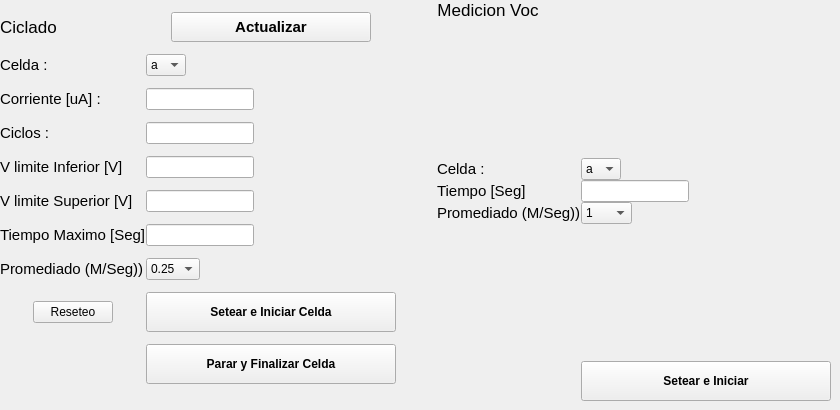
         <widget class="QWidget" name="tab">
          <property name="enabled">
           <bool>true</bool>
          </property>
          <property name="maximumSize">
           <size>
            <width>1827</width>
            <height>556</height>
           </size>
          </property>
          <attribute name="title">
           <string>Configuración</string>
          </attribute>
          <widget class="QWidget" name="horizontalLayoutWidget">
           <property name="geometry">
            <rect>
             <x>0</x>
             <y>0</y>
             <width>831</width>
             <height>401</height>
            </rect>
           </property>
           <layout class="QHBoxLayout" name="horizontalLayout_4">
            <item>
             <layout class="QGridLayout" name="gridLayout_2">
              <property name="sizeConstraint">
               <enum>QLayout::SetFixedSize</enum>
              </property>
              <property name="leftMargin">
               <number>0</number>
              </property>
              <property name="topMargin">
               <number>0</number>
              </property>
              <property name="rightMargin">
               <number>0</number>
              </property>
              <property name="bottomMargin">
               <number>0</number>
              </property>
              <property name="spacing">
               <number>0</number>
              </property>
              <item row="8" column="1">
               <widget class="QPushButton" name="BotSetearC">
                <property name="sizePolicy">
                 <sizepolicy hsizetype="Fixed" vsizetype="Maximum">
                  <horstretch>0</horstretch>
                  <verstretch>0</verstretch>
                 </sizepolicy>
                </property>
                <property name="minimumSize">
                 <size>
                  <width>250</width>
                  <height>40</height>
                 </size>
                </property>
                <property name="font">
                 <font>
                  <weight>75</weight>
                  <bold>true</bold>
                 </font>
                </property>
                <property name="text">
                 <string>Setear e Iniciar Celda</string>
                </property>
               </widget>
              </item>
              <item row="8" column="0" alignment="Qt::AlignHCenter">
               <widget class="QPushButton" name="pushButton_2">
                <property name="sizePolicy">
                 <sizepolicy hsizetype="Fixed" vsizetype="Fixed">
                  <horstretch>0</horstretch>
                  <verstretch>0</verstretch>
                 </sizepolicy>
                </property>
                <property name="text">
                 <string>Reseteo</string>
                </property>
               </widget>
              </item>
              <item row="2" column="1">
               <widget class="QLineEdit" name="LinEdCorri">
                <property name="sizePolicy">
                 <sizepolicy hsizetype="Fixed" vsizetype="Fixed">
                  <horstretch>0</horstretch>
                  <verstretch>0</verstretch>
                 </sizepolicy>
                </property>
                <property name="text">
                 <string/>
                </property>
               </widget>
              </item>
              <item row="1" column="0">
               <widget class="QLabel" name="label_2">
                <property name="font">
                 <font>
                  <pointsize>11</pointsize>
                 </font>
                </property>
                <property name="text">
                 <string>Celda : </string>
                </property>
               </widget>
              </item>
              <item row="3" column="0">
               <widget class="QLabel" name="label_5">
                <property name="font">
                 <font>
                  <pointsize>11</pointsize>
                 </font>
                </property>
                <property name="text">
                 <string>Ciclos : </string>
                </property>
               </widget>
              </item>
              <item row="0" column="1" alignment="Qt::AlignHCenter|Qt::AlignVCenter">
               <widget class="QPushButton" name="pushButton">
                <property name="sizePolicy">
                 <sizepolicy hsizetype="Maximum" vsizetype="Maximum">
                  <horstretch>0</horstretch>
                  <verstretch>0</verstretch>
                 </sizepolicy>
                </property>
                <property name="minimumSize">
                 <size>
                  <width>200</width>
                  <height>30</height>
                 </size>
                </property>
                <property name="maximumSize">
                 <size>
                  <width>16777215</width>
                  <height>20</height>
                 </size>
                </property>
                <property name="font">
                 <font>
                  <pointsize>11</pointsize>
                  <weight>75</weight>
                  <bold>true</bold>
                 </font>
                </property>
                <property name="text">
                 <string>Actualizar</string>
                </property>
               </widget>
              </item>
              <item row="4" column="1">
               <widget class="QLineEdit" name="LinEdVLInf">
                <property name="sizePolicy">
                 <sizepolicy hsizetype="Fixed" vsizetype="Fixed">
                  <horstretch>0</horstretch>
                  <verstretch>0</verstretch>
                 </sizepolicy>
                </property>
               </widget>
              </item>
              <item row="7" column="0">
               <widget class="QLabel" name="label_9">
                <property name="sizePolicy">
                 <sizepolicy hsizetype="Fixed" vsizetype="Preferred">
                  <horstretch>0</horstretch>
                  <verstretch>0</verstretch>
                 </sizepolicy>
                </property>
                <property name="font">
                 <font>
                  <pointsize>11</pointsize>
                 </font>
                </property>
                <property name="text">
                 <string>Promediado (M/Seg))</string>
                </property>
               </widget>
              </item>
              <item row="5" column="0">
               <widget class="QLabel" name="label_7">
                <property name="font">
                 <font>
                  <pointsize>11</pointsize>
                 </font>
                </property>
                <property name="text">
                 <string>V limite Superior [V]</string>
                </property>
               </widget>
              </item>
              <item row="0" column="0">
               <widget class="QLabel" name="label_10">
                <property name="sizePolicy">
                 <sizepolicy hsizetype="Fixed" vsizetype="Fixed">
                  <horstretch>0</horstretch>
                  <verstretch>0</verstretch>
                 </sizepolicy>
                </property>
                <property name="font">
                 <font>
                  <pointsize>13</pointsize>
                 </font>
                </property>
                <property name="text">
                 <string>Ciclado</string>
                </property>
                <property name="alignment">
                 <set>Qt::AlignCenter</set>
                </property>
               </widget>
              </item>
              <item row="9" column="0">
               <spacer name="horizontalSpacer_4">
                <property name="orientation">
                 <enum>Qt::Horizontal</enum>
                </property>
                <property name="sizeHint" stdset="0">
                 <size>
                  <width>40</width>
                  <height>20</height>
                 </size>
                </property>
               </spacer>
              </item>
              <item row="3" column="1">
               <widget class="QLineEdit" name="LinEdCiclos">
                <property name="sizePolicy">
                 <sizepolicy hsizetype="Fixed" vsizetype="Fixed">
                  <horstretch>0</horstretch>
                  <verstretch>0</verstretch>
                 </sizepolicy>
                </property>
               </widget>
              </item>
              <item row="6" column="0">
               <widget class="QLabel" name="label_8">
                <property name="font">
                 <font>
                  <pointsize>11</pointsize>
                 </font>
                </property>
                <property name="text">
                 <string>Tiempo Maximo [Seg]</string>
                </property>
               </widget>
              </item>
              <item row="6" column="1">
               <widget class="QLineEdit" name="LinEdTMax">
                <property name="sizePolicy">
                 <sizepolicy hsizetype="Fixed" vsizetype="Fixed">
                  <horstretch>0</horstretch>
                  <verstretch>0</verstretch>
                 </sizepolicy>
                </property>
               </widget>
              </item>
              <item row="2" column="0">
               <widget class="QLabel" name="label_3">
                <property name="font">
                 <font>
                  <pointsize>11</pointsize>
                 </font>
                </property>
                <property name="text">
                 <string>Corriente [uA] :</string>
                </property>
               </widget>
              </item>
              <item row="9" column="1">
               <widget class="QPushButton" name="BotStop">
                <property name="sizePolicy">
                 <sizepolicy hsizetype="Fixed" vsizetype="Maximum">
                  <horstretch>0</horstretch>
                  <verstretch>0</verstretch>
                 </sizepolicy>
                </property>
                <property name="minimumSize">
                 <size>
                  <width>250</width>
                  <height>40</height>
                 </size>
                </property>
                <property name="font">
                 <font>
                  <weight>75</weight>
                  <bold>true</bold>
                 </font>
                </property>
                <property name="text">
                 <string>Parar y Finalizar Celda</string>
                </property>
               </widget>
              </item>
              <item row="5" column="1">
               <widget class="QLineEdit" name="LinEdVLSup">
                <property name="sizePolicy">
                 <sizepolicy hsizetype="Fixed" vsizetype="Fixed">
                  <horstretch>0</horstretch>
                  <verstretch>0</verstretch>
                 </sizepolicy>
                </property>
               </widget>
              </item>
              <item row="7" column="1">
               <widget class="QComboBox" name="cmbProm">
                <property name="sizePolicy">
                 <sizepolicy hsizetype="Fixed" vsizetype="Fixed">
                  <horstretch>0</horstretch>
                  <verstretch>0</verstretch>
                 </sizepolicy>
                </property>
                <item>
                 <property name="text">
                  <string>0.25</string>
                 </property>
                </item>
                <item>
                 <property name="text">
                  <string>0.5</string>
                 </property>
                </item>
                <item>
                 <property name="text">
                  <string>1</string>
                 </property>
                </item>
                <item>
                 <property name="text">
                  <string>5</string>
                 </property>
                </item>
                <item>
                 <property name="text">
                  <string>10</string>
                 </property>
                </item>
                <item>
                 <property name="text">
                  <string>25</string>
                 </property>
                </item>
                <item>
                 <property name="text">
                  <string>50</string>
                 </property>
                </item>
                <item>
                 <property name="text">
                  <string>100</string>
                 </property>
                </item>
               </widget>
              </item>
              <item row="1" column="1">
               <widget class="QComboBox" name="cmbCelC">
                <property name="sizePolicy">
                 <sizepolicy hsizetype="Fixed" vsizetype="Fixed">
                  <horstretch>0</horstretch>
                  <verstretch>0</verstretch>
                 </sizepolicy>
                </property>
                <item>
                 <property name="text">
                  <string>a</string>
                 </property>
                </item>
                <item>
                 <property name="text">
                  <string>b</string>
                 </property>
                </item>
                <item>
                 <property name="text">
                  <string>c</string>
                 </property>
                </item>
                <item>
                 <property name="text">
                  <string>d</string>
                 </property>
                </item>
                <item>
                 <property name="text">
                  <string>e</string>
                 </property>
                </item>
                <item>
                 <property name="text">
                  <string>f</string>
                 </property>
                </item>
                <item>
                 <property name="text">
                  <string>g</string>
                 </property>
                </item>
                <item>
                 <property name="text">
                  <string>h</string>
                 </property>
                </item>
                <item>
                 <property name="text">
                  <string>i</string>
                 </property>
                </item>
                <item>
                 <property name="text">
                  <string>j</string>
                 </property>
                </item>
                <item>
                 <property name="text">
                  <string>k</string>
                 </property>
                </item>
                <item>
                 <property name="text">
                  <string>l</string>
                 </property>
                </item>
                <item>
                 <property name="text">
                  <string>m</string>
                 </property>
                </item>
                <item>
                 <property name="text">
                  <string>n</string>
                 </property>
                </item>
                <item>
                 <property name="text">
                  <string>o</string>
                 </property>
                </item>
                <item>
                 <property name="text">
                  <string>p</string>
                 </property>
                </item>
               </widget>
              </item>
              <item row="4" column="0">
               <widget class="QLabel" name="label_6">
                <property name="font">
                 <font>
                  <pointsize>11</pointsize>
                 </font>
                </property>
                <property name="text">
                 <string>V limite Inferior [V]</string>
                </property>
               </widget>
              </item>
             </layout>
            </item>
            <item>
             <spacer name="horizontalSpacer_3">
              <property name="orientation">
               <enum>Qt::Horizontal</enum>
              </property>
              <property name="sizeHint" stdset="0">
               <size>
                <width>40</width>
                <height>20</height>
               </size>
              </property>
             </spacer>
            </item>
            <item>
             <layout class="QGridLayout" name="gridLayout_7">
              <property name="sizeConstraint">
               <enum>QLayout::SetFixedSize</enum>
              </property>
              <property name="leftMargin">
               <number>0</number>
              </property>
              <property name="topMargin">
               <number>0</number>
              </property>
              <property name="rightMargin">
               <number>0</number>
              </property>
              <property name="bottomMargin">
               <number>0</number>
              </property>
              <property name="spacing">
               <number>0</number>
              </property>
              <item row="2" column="0">
               <widget class="QLabel" name="label_28">
                <property name="font">
                 <font>
                  <pointsize>11</pointsize>
                 </font>
                </property>
                <property name="text">
                 <string>Celda : </string>
                </property>
               </widget>
              </item>
              <item row="3" column="0">
               <widget class="QLabel" name="label_36">
                <property name="sizePolicy">
                 <sizepolicy hsizetype="Fixed" vsizetype="Preferred">
                  <horstretch>0</horstretch>
                  <verstretch>0</verstretch>
                 </sizepolicy>
                </property>
                <property name="font">
                 <font>
                  <pointsize>11</pointsize>
                 </font>
                </property>
                <property name="text">
                 <string>Tiempo [Seg]</string>
                </property>
               </widget>
              </item>
              <item row="3" column="1">
               <widget class="QLineEdit" name="LinEdTiemV">
                <property name="sizePolicy">
                 <sizepolicy hsizetype="Fixed" vsizetype="Fixed">
                  <horstretch>0</horstretch>
                  <verstretch>0</verstretch>
                 </sizepolicy>
                </property>
               </widget>
              </item>
              <item row="4" column="0">
               <widget class="QLabel" name="label_35">
                <property name="sizePolicy">
                 <sizepolicy hsizetype="Fixed" vsizetype="Preferred">
                  <horstretch>0</horstretch>
                  <verstretch>0</verstretch>
                 </sizepolicy>
                </property>
                <property name="font">
                 <font>
                  <pointsize>11</pointsize>
                 </font>
                </property>
                <property name="text">
                 <string>Promediado (M/Seg))</string>
                </property>
               </widget>
              </item>
              <item row="4" column="1">
               <widget class="QComboBox" name="cmbPromV">
                <property name="sizePolicy">
                 <sizepolicy hsizetype="Fixed" vsizetype="Fixed">
                  <horstretch>0</horstretch>
                  <verstretch>0</verstretch>
                 </sizepolicy>
                </property>
                <item>
                 <property name="text">
                  <string>1</string>
                 </property>
                </item>
                <item>
                 <property name="text">
                  <string>10</string>
                 </property>
                </item>
                <item>
                 <property name="text">
                  <string>20</string>
                 </property>
                </item>
                <item>
                 <property name="text">
                  <string>50</string>
                 </property>
                </item>
                <item>
                 <property name="text">
                  <string>99</string>
                 </property>
                </item>
                <item>
                 <property name="text">
                  <string>100</string>
                 </property>
                </item>
               </widget>
              </item>
              <item row="6" column="1">
               <widget class="QPushButton" name="BotSetearV">
                <property name="enabled">
                 <bool>true</bool>
                </property>
                <property name="sizePolicy">
                 <sizepolicy hsizetype="Fixed" vsizetype="Maximum">
                  <horstretch>0</horstretch>
                  <verstretch>0</verstretch>
                 </sizepolicy>
                </property>
                <property name="minimumSize">
                 <size>
                  <width>250</width>
                  <height>40</height>
                 </size>
                </property>
                <property name="font">
                 <font>
                  <weight>75</weight>
                  <bold>true</bold>
                 </font>
                </property>
                <property name="text">
                 <string>Setear e Iniciar</string>
                </property>
               </widget>
              </item>
              <item row="0" column="0">
               <widget class="QLabel" name="label_33">
                <property name="sizePolicy">
                 <sizepolicy hsizetype="Fixed" vsizetype="Fixed">
                  <horstretch>0</horstretch>
                  <verstretch>0</verstretch>
                 </sizepolicy>
                </property>
                <property name="font">
                 <font>
                  <pointsize>13</pointsize>
                 </font>
                </property>
                <property name="text">
                 <string>Medicion Voc</string>
                </property>
                <property name="alignment">
                 <set>Qt::AlignCenter</set>
                </property>
               </widget>
              </item>
              <item row="2" column="1">
               <widget class="QComboBox" name="cmbCelV">
                <property name="sizePolicy">
                 <sizepolicy hsizetype="Fixed" vsizetype="Fixed">
                  <horstretch>0</horstretch>
                  <verstretch>0</verstretch>
                 </sizepolicy>
                </property>
                <item>
                 <property name="text">
                  <string>a</string>
                 </property>
                </item>
                <item>
                 <property name="text">
                  <string>b</string>
                 </property>
                </item>
                <item>
                 <property name="text">
                  <string>c</string>
                 </property>
                </item>
                <item>
                 <property name="text">
                  <string>d</string>
                 </property>
                </item>
                <item>
                 <property name="text">
                  <string>e</string>
                 </property>
                </item>
                <item>
                 <property name="text">
                  <string>f</string>
                 </property>
                </item>
                <item>
                 <property name="text">
                  <string>g</string>
                 </property>
                </item>
                <item>
                 <property name="text">
                  <string>h</string>
                 </property>
                </item>
                <item>
                 <property name="text">
                  <string>i</string>
                 </property>
                </item>
                <item>
                 <property name="text">
                  <string>j</string>
                 </property>
                </item>
                <item>
                 <property name="text">
                  <string>k</string>
                 </property>
                </item>
                <item>
                 <property name="text">
                  <string>l</string>
                 </property>
                </item>
                <item>
                 <property name="text">
                  <string>m</string>
                 </property>
                </item>
                <item>
                 <property name="text">
                  <string>n</string>
                 </property>
                </item>
                <item>
                 <property name="text">
                  <string>o</string>
                 </property>
                </item>
                <item>
                 <property name="text">
                  <string>p</string>
                 </property>
                </item>
               </widget>
              </item>
              <item row="1" column="0">
               <spacer name="verticalSpacer_2">
                <property name="orientation">
                 <enum>Qt::Vertical</enum>
                </property>
                <property name="sizeHint" stdset="0">
                 <size>
                  <width>20</width>
                  <height>40</height>
                 </size>
                </property>
               </spacer>
              </item>
              <item row="5" column="0">
               <spacer name="verticalSpacer_4">
                <property name="orientation">
                 <enum>Qt::Vertical</enum>
                </property>
                <property name="sizeHint" stdset="0">
                 <size>
                  <width>20</width>
                  <height>40</height>
                 </size>
                </property>
               </spacer>
              </item>
             </layout>
            </item>
           </layout>
          </widget>
         </widget>
